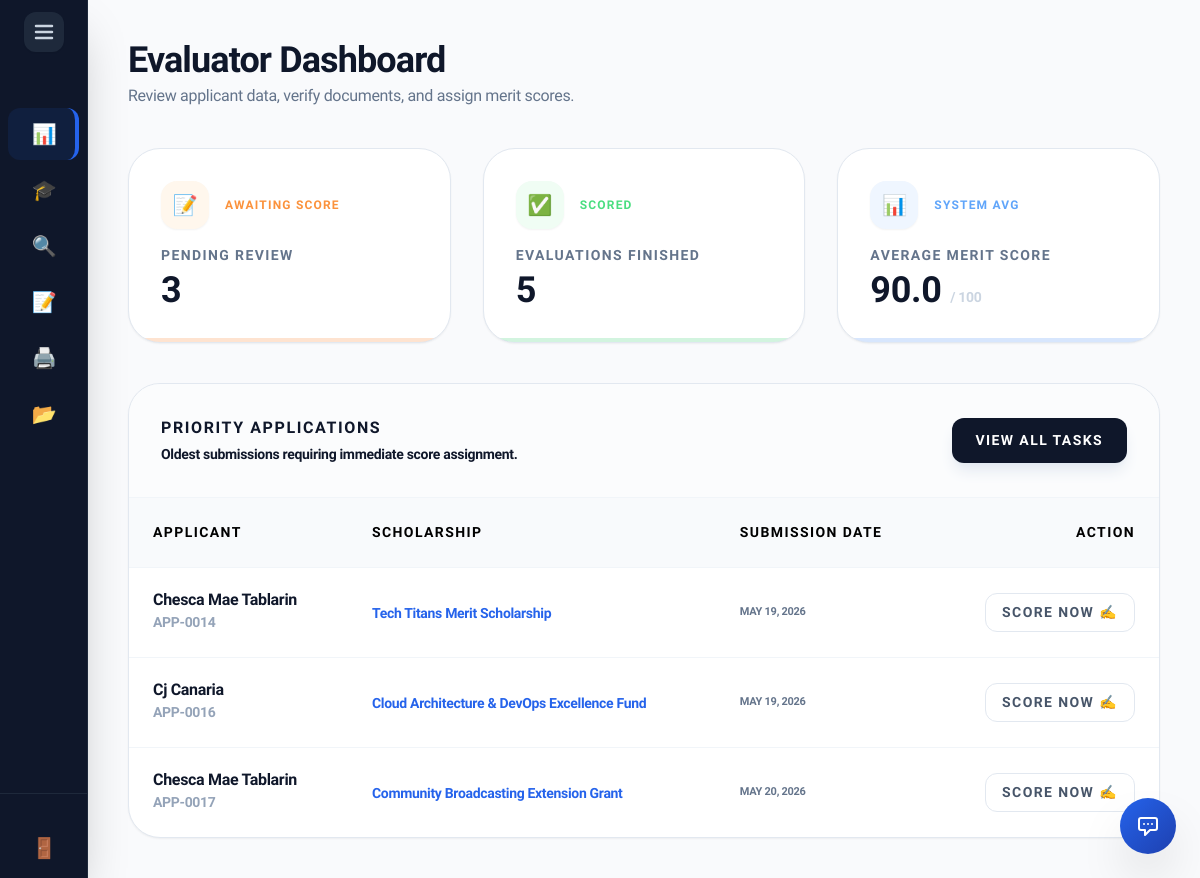
The page /external_admin/dashboard.php (signed in) on the database as committed earlier.
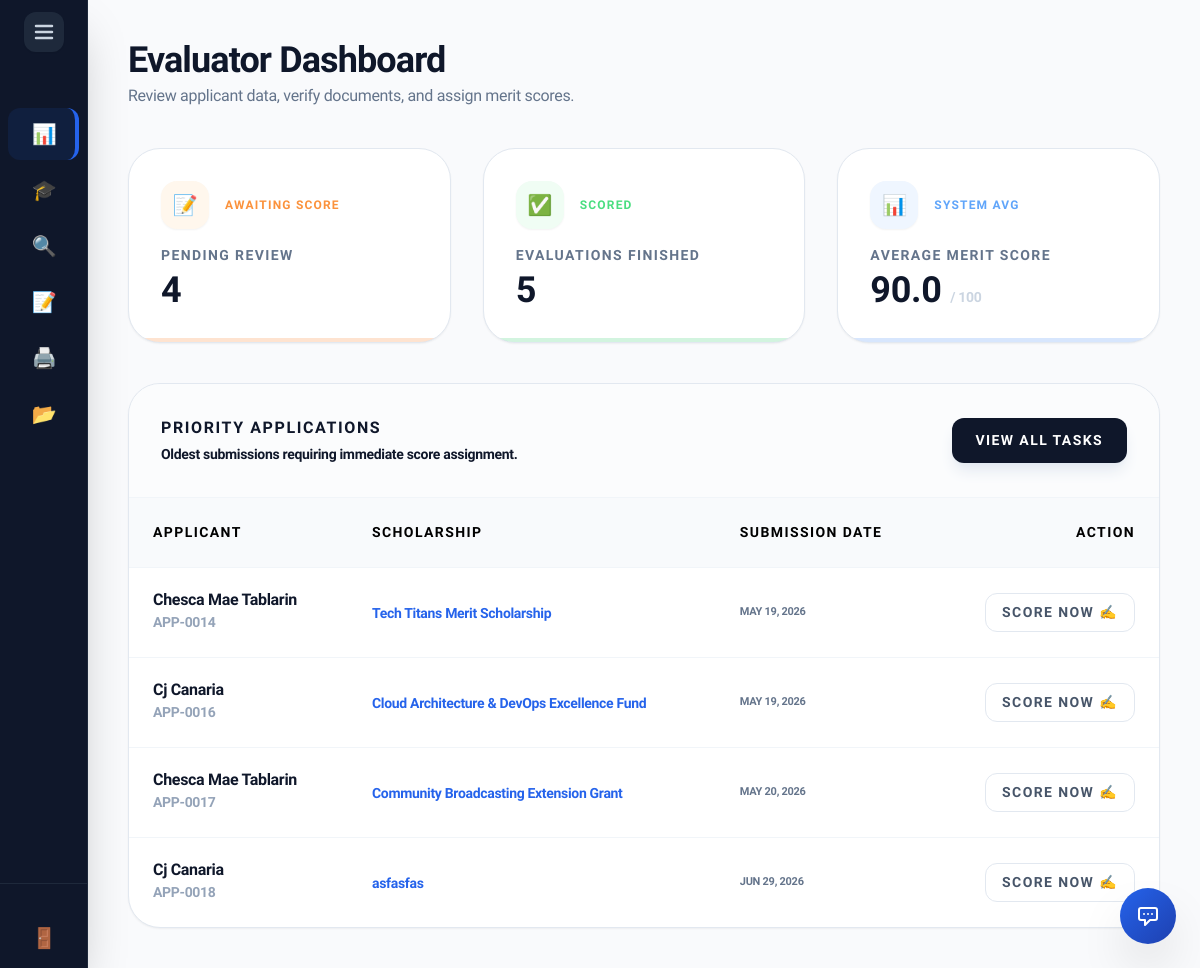
The same page on the database as committed later.
### tables this page shows
CREATE TABLE `application` (
  `ApplicationID` int(11) NOT NULL AUTO_INCREMENT,
  `ScholarshipID` int(11) NOT NULL,
  `UserID` int(11) NOT NULL,
  `DateSubmitted` timestamp NOT NULL DEFAULT current_timestamp(),
  `Status` varchar(50) DEFAULT 'Pending',
  `TotalScore` int(11) DEFAULT 0,
  `GPA` decimal(4,2) DEFAULT NULL,
  `YearLevel` varchar(20) DEFAULT NULL,
  PRIMARY KEY (`ApplicationID`),
  KEY `ScholarshipID` (`ScholarshipID`),
  KEY `UserID` (`UserID`),
  CONSTRAINT `application_ibfk_1` FOREIGN KEY (`ScholarshipID`) REFERENCES `scholarship` (`ScholarshipID`) ON DELETE CASCADE,
  CONSTRAINT `application_ibfk_2` FOREIGN KEY (`UserID`) REFERENCES `users` (`UserID`) ON DELETE CASCADE
);

CREATE TABLE `users` (
  `UserID` int(11) NOT NULL AUTO_INCREMENT,
  `Username` varchar(50) NOT NULL,
  `Email` varchar(100) NOT NULL,
  `PasswordHash` varchar(255) NOT NULL,
  `FirstName` varchar(100) NOT NULL,
  `LastName` varchar(100) NOT NULL,
  `Role` enum('Student','Internal_Admin','External_Admin','Super_Admin') DEFAULT 'Student',
  `AccountStatus` varchar(20) DEFAULT 'Active',
  `StudentID_Num` varchar(50) DEFAULT NULL,
  `YearLevel` varchar(50) DEFAULT NULL,
  `GPA` decimal(4,2) DEFAULT NULL,
  `Major` varchar(100) DEFAULT NULL,
  `ProgramID` int(11) DEFAULT NULL,
  `Department` varchar(100) DEFAULT NULL,
  `Organization` varchar(100) DEFAULT NULL,
  `ContactNumber` varchar(20) DEFAULT NULL,
  `DateOfBirth` date DEFAULT NULL,
  `ProfilePicture` varchar(255) DEFAULT NULL,
  `ResetToken` varchar(255) DEFAULT NULL,
  `ResetTokenExpire` datetime DEFAULT NULL,
  `Gender` varchar(20) NOT NULL DEFAULT 'Not Specified',
  PRIMARY KEY (`UserID`),
  UNIQUE KEY `Username` (`Username`),
  UNIQUE KEY `Email` (`Email`)
);

CREATE TABLE `scholarship` (
  `ScholarshipID` int(11) NOT NULL AUTO_INCREMENT,
  `ProgramID` int(11) NOT NULL,
  `YearLevel` varchar(50) DEFAULT NULL,
  `Name` varchar(150) NOT NULL,
  `Description` text DEFAULT NULL,
  `Deadline` date NOT NULL,
  `AwardAmount` decimal(10,2) DEFAULT NULL,
  `NumberOfSlots` int(11) DEFAULT NULL,
  `Status` varchar(20) DEFAULT 'Active',
  `MinimumGWA` decimal(4,2) DEFAULT 2.00,
  `CreatedBy` int(11) DEFAULT NULL,
  `GenderRequirement` varchar(20) NOT NULL DEFAULT 'Any',
  `ScholarshipType` enum('Private','Government') DEFAULT 'Private',
  `FormConfig` varchar(255) DEFAULT 'Academic,Family,Financial,Essay',
  `ReleaseFrequency` varchar(50) DEFAULT 'Per Semester',
  `AllowsDual` enum('Yes','No') NOT NULL DEFAULT 'No',
  PRIMARY KEY (`ScholarshipID`),
  KEY `ProgramID` (`ProgramID`),
  KEY `fk_scholarship_creator` (`CreatedBy`),
  CONSTRAINT `fk_scholarship_creator` FOREIGN KEY (`CreatedBy`) REFERENCES `users` (`UserID`) ON DELETE SET NULL,
  CONSTRAINT `scholarship_ibfk_1` FOREIGN KEY (`ProgramID`) REFERENCES `program` (`ProgramID`) ON DELETE CASCADE
);

### includes/sidebar_logic.php (called while the page is built)
<?php
if (!function_exists('getSidebarClass')) {
    function getSidebarClass($pageName) {
        $currentPage = basename($_SERVER['PHP_SELF']);
        if ($currentPage === $pageName) {
            return 'bg-blue-600/10 text-blue-500 border-r-4 border-blue-600';
        }
        return 'text-slate-400 hover:bg-slate-800 hover:text-white';
    }
}
?>

### external_admin/dashboard.php (the view, shortened to what the changed rows need)
<?php
include '../includes/db_connect.php';
try {
    $pending_reviews = $pdo->query("SELECT COUNT(*) FROM application WHERE Status = 'Submitted' OR Status = 'Under Review'")->fetchColumn();
    $recent_stmt = $pdo->query("
        SELECT a.ApplicationID, u.FirstName, u.LastName, sch.Name AS scholarship_name, a.DateSubmitted
        FROM application a
        JOIN users u ON a.UserID = u.UserID
        JOIN scholarship sch ON a.ScholarshipID = sch.ScholarshipID
        WHERE a.Status = 'Submitted' OR a.Status = 'Under Review'
        ORDER BY a.DateSubmitted ASC LIMIT 5
    ");
    $recent_apps = $recent_stmt->fetchAll();
} catch (PDOException $e) {
    error_log("Evaluator Dashboard Error: " . $e->getMessage());
}
include '../includes/header.php';
include '../includes/external_sidebar.php';
?>
<main class="flex-1 p-5 lg:p-10 lg:ml-72 bg-slate-50/50 min-h-screen transition-all duration-300">
    <header class="mb-10">
        <h2 class="text-3xl lg:text-4xl font-black text-slate-900 tracking-tight">Evaluator Dashboard</h2>
    </header>
    <div class="grid grid-cols-1 md:grid-cols-3 gap-6 lg:gap-8 mb-10">
        <div class="bg-white p-6 lg:p-8 rounded-[2rem] border border-slate-200 shadow-sm relative overflow-hidden group">
            <div class="flex items-center gap-4 mb-4">
                <div class="w-12 h-12 shrink-0 bg-orange-50 text-orange-600 rounded-2xl text-xl flex items-center justify-center group-hover:bg-orange-600 group-hover:text-white transition-all shadow-sm">📝</div>
                <span class="text-[10px] lg:text-[12px] font-black text-orange-400 uppercase tracking-widest">Awaiting Score</span>
            </div>
            <p class="text-[12px] lg:text-[14px] font-black text-slate-500 uppercase tracking-widest mb-1">Pending Review</p>
            <p class="text-4xl font-black text-slate-900"><?= number_format($pending_reviews) ?></p>
            <div class="absolute bottom-0 left-0 h-1 bg-orange-500 transition-all w-full opacity-20 group-hover:opacity-100"></div>
        </div>
    </div>
    <div class="bg-white rounded-[2rem] border border-slate-200 shadow-sm overflow-hidden">
        <table class="w-full text-left border-collapse">
            <thead class="bg-slate-50 border-b border-slate-100">
                <tr class="text-[14px] font-black text-black uppercase tracking-widest">
                    <th class="p-6">Applicant</th>
                    <th class="p-6">Scholarship</th>
                    <th class="p-6">Submission Date</th>
                    <th class="p-6 text-right">Action</th>
                </tr>
            </thead>
            <tbody class="divide-y divide-slate-100">
                <?php foreach($recent_apps as $app): ?>
                <tr class="hover:bg-slate-50/50 transition-colors">
                    <td class="p-6">
                        <p class="font-black text-slate-900 text-base leading-none mb-1"><?= htmlspecialchars($app['FirstName'] . ' ' . $app['LastName']) ?></p>
                        <p class="text-[14px] font-bold text-slate-400 uppercase">APP-<?= str_pad($app['ApplicationID'], 4, '0', STR_PAD_LEFT) ?></p>
                    </td>
                    <td class="p-6 font-bold text-blue-600 text-sm"><?= htmlspecialchars($app['scholarship_name']) ?></td>
                    <td class="p-6 text-[11px] font-bold text-slate-500 uppercase tracking-tight"><?= date('M d, Y', strtotime($app['DateSubmitted'])) ?></td>
                    <td class="p-6 text-right">
                        <a href="score.php?id=<?= $app['ApplicationID'] ?>" class="inline-block bg-white border border-slate-200 text-slate-600 px-4 py-2 rounded-xl text-[14px] font-black uppercase tracking-widest hover:bg-slate-900 hover:text-white hover:border-slate-900 transition-all">Score Now ✍️</a>
                    </td>
                </tr>
                <?php endforeach; if(empty($recent_apps)): ?>
                <tr>
                    <td colspan="4" class="p-20 text-center">
                        <div class="text-4xl mb-4 grayscale opacity-30">☕</div>
                        <h3 class="text-lg font-black text-slate-900">All caught up!</h3>
                        <p class="text-slate-400 font-medium text-sm mt-1">There are no pending applications awaiting your evaluation.</p>
                    </td>
                </tr>
                <?php endif; ?>
            </tbody>
        </table>
    </div>
</main>
<?php include '../includes/footer.php'; ?>

### includes/external_sidebar.php (shortened to what the changed rows need)
<?php include 'sidebar_logic.php'; ?>
<aside id="main-sidebar" class="fixed left-0 top-0 h-full bg-slate-900 text-white py-6 z-[999] flex flex-col border-r border-slate-800 shadow-2xl transition-all duration-300 overflow-hidden">
    <nav class="flex-1 mt-4">
        <?php
        $nav_items = [
            ['dashboard.php',    '📊', 'Overview'],
            ['scholarships.php', '🎓', 'Scholarships'],
            ['verify.php',       '🔍', 'Verify Docs'],
            ['score.php',        '📝', 'Score Apps'],
            ['reports.php',      '🖨️', 'Reports'],
            ['archive.php',      '📂', 'Archive']
        ];
        foreach ($nav_items as $item):
            $active = getSidebarClass($item[0]);
        ?>
            <a href="<?= $item[0] ?>" class="nav-link font-bold text-sm <?= $active ?> group">
                <div class="icon-box"><?= $item[1] ?></div>
            </a>
        <?php endforeach; ?>
    </nav>
</aside>

Rows that differ between the two databases and show on the page:
added application: UserID.LastName "Cj Canaria", ApplicationID "0018", ScholarshipID.Name "asfasfas", DateSubmitted "JUN 29, 2026"
Other text that changed with them:
$pending_reviews: "3" → "4"
